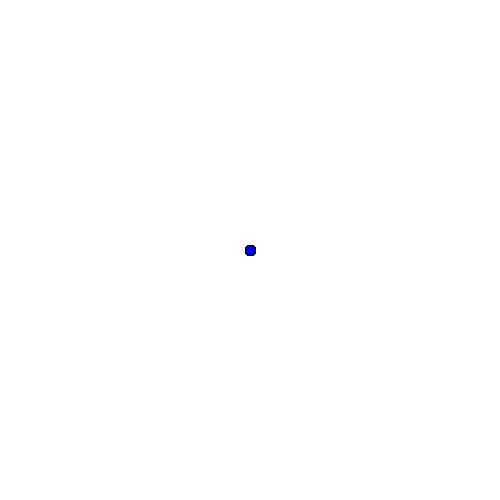
Frame 1 (no input)
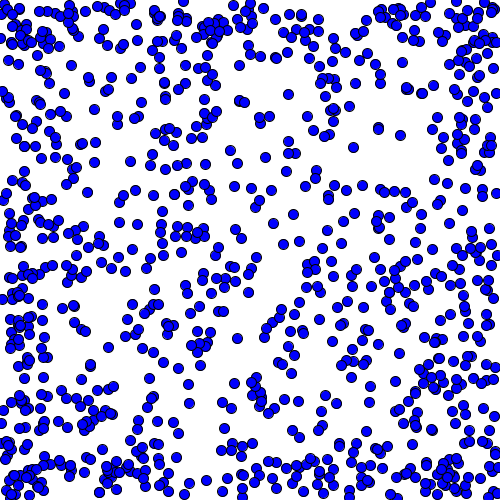
Frame 60 (the mouse pressed at the canvas centre just before this capture)
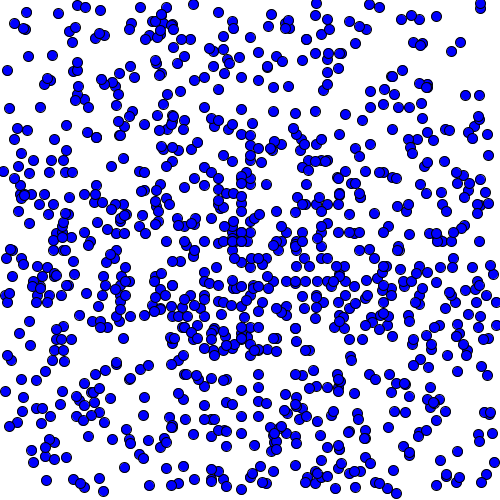
Frame 120 (the mouse held since frame 60 and released just before this capture)

The Processing sketch that drew these frames (run headless with seeded random() and noise(); from frame 60 on, the mouse is pressed at the canvas centre):

// Processing sketch: bouncyBall
// ── bouncyBall.pde
Ball ball;
Population balls;

void setup(){
  size(500,500);
  balls = new Population(1000);
  
}

void draw(){
  frameRate(60);
  background(255);
  balls.updatePop();
  
}

// ── Ball.pde
class Ball{
  
  PVector vel;
  PVector pos;
  int size;
  
  Ball(){
    size = 10;
    vel = new PVector(0,0);
    pos = new PVector(width/2,height/2);
    
  }
  
  void show(){
    fill(0,0,255);
    ellipse(pos.x,pos.y,size,size);
    
  }
  
  void move(){
    if(vel.x == 0 && vel.y == 0){
      vel.x = random(-5,5);
      vel.y = random(-5,5);
    }
    else{
      pos.add(vel);
      bounce();
    }
  }
  
  void bounceX(){
    vel.x *= -1;
    
  }
  
  void bounceY(){
    vel.y *= -1;
    
  }
  
  void bounce(){
    if(pos.x - size/2 <= 0 || pos.x + size/2 >= width){
      bounceX();
    }
    if(pos.y - size/2 <= 0 || pos.y + size/2 >= height){
      bounceY();
    }
    
  }
}

// ── Population.pde
class Population{
  int size;
  Ball ball;
  Ball[] ballList;
  
  Population(int size){
    ballList = new Ball[size];
    
    for (int i = 0;i < size;i ++){
      ballList[i] = new Ball();
      
    }
  }
  
  void updatePop(){
    for(int i = 0;i < ballList.length;i ++){
      ballList[i].show();
      ballList[i].move();
      
    }
  }
}
